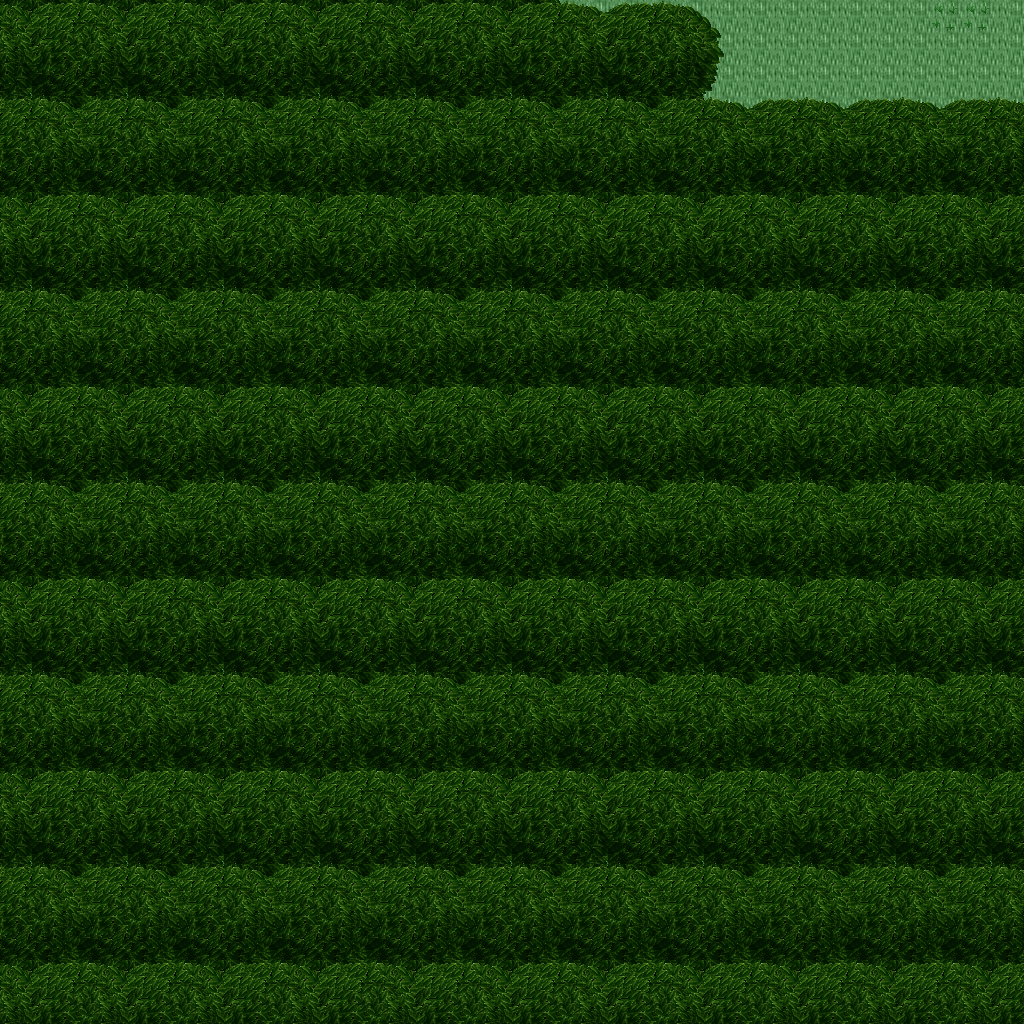

This game map was drawn from its Tiled (.tmx) file and the tilesets committed beside it. A one-line description and the trimmed map source follow:
An orthogonal 32x32 tile map with 32x32 px tiles, 5 tile layers (Ground, Objects, Objects2, Above, ...), 1 hidden layer not drawn, 29 tilesets.

<map version="1.10" tiledversion="1.11.0" orientation="orthogonal" renderorder="right-down" width="32" height="32" tilewidth="32" tileheight="32" infinite="0" nextlayerid="11" nextobjectid="1">
 <tileset firstgid="1" name="ground_ground" tilewidth="32" tileheight="32" tilecount="33" columns="3">
  <image source="../drawable/ground_ground.png" width="96" height="352" />
 </tileset>
 <tileset firstgid="34" name="plant_flower_daisy_white" tilewidth="32" tileheight="32" tilecount="8" columns="2">
  <image source="../drawable/plant_flower_daisy_white.png" width="64" height="128" />
 </tileset>
 <tileset firstgid="42" name="plant_grasses" tilewidth="32" tileheight="32" tilecount="6" columns="3">
  <image source="../drawable/plant_grasses.png" width="96" height="64" />
 </tileset>
 <tileset firstgid="48" name="plant_flower_daisy_yellow" tilewidth="32" tileheight="32" tilecount="8" columns="2">
  <image source="../drawable/plant_flower_daisy_yellow.png" width="64" height="128" />
 </tileset>
 <tileset firstgid="56" name="plant_leaves" tilewidth="32" tileheight="32" tilecount="8" columns="4">
  <image source="../drawable/plant_leaves.png" width="128" height="64" />
 </tileset>
 <tileset firstgid="64" name="building_wall_wall_brown" tilewidth="32" tileheight="32" tilecount="12" columns="3">
  <image source="../drawable/building_wall_wall_brown.png" width="96" height="128" />
 </tileset>
 <tileset firstgid="76" name="building_wall_stone" tilewidth="32" tileheight="32" tilecount="12" columns="3">
  <image source="../drawable/building_wall_stone.png" width="96" height="128" />
 </tileset>
 <tileset firstgid="88" name="plant_bush_bushes" tilewidth="32" tileheight="32" tilecount="10" columns="5">
  <image source="../drawable/plant_bush_bushes.png" width="160" height="64" />
 </tileset>
 <tileset firstgid="98" name="plant_cactus" tilewidth="32" tileheight="32" tilecount="2" columns="1">
  <image source="../drawable/plant_cactus.png" width="32" height="64" />
 </tileset>
 <tileset firstgid="100" name="plant_stump_stump_brown" tilewidth="32" tileheight="32" tilecount="4" columns="2">
  <image source="../drawable/plant_stump_stump_brown.png" width="64" height="64" />
 </tileset>
 <tileset firstgid="104" name="plant_tree_tree_darkgreen" tilewidth="32" tileheight="32" tilecount="88" columns="8">
  <image source="../drawable/plant_tree_tree_darkgreen.png" width="256" height="352" />
 </tileset>
 <tileset firstgid="192" name="building_window_window_long" tilewidth="32" tileheight="32" tilecount="3" columns="3">
  <image source="../drawable/building_window_window_long.png" width="96" height="32" />
 </tileset>
 <tileset firstgid="195" name="building_door_door_n" tilewidth="32" tileheight="32" tilecount="6" columns="3">
  <image source="../drawable/building_door_door_n.png" width="96" height="64" />
 </tileset>
 <tileset firstgid="201" name="building_roof_green" tilewidth="32" tileheight="32" tilecount="20" columns="5">
  <image source="../drawable/building_roof_green.png" width="160" height="128" />
 </tileset>
 <tileset firstgid="221" name="plant_vine" tilewidth="32" tileheight="32" tilecount="3" columns="1">
  <image source="../drawable/plant_vine.png" width="32" height="96" />
 </tileset>
 <tileset firstgid="224" name="item_corpse_skull_dark" tilewidth="32" tileheight="32" tilecount="2" columns="2">
  <image source="../drawable/item_corpse_skull_dark.png" width="64" height="32" />
 </tileset>
 <tileset firstgid="226" name="logic_creature_animal" tilewidth="32" tileheight="32" tilecount="32" columns="8">
  <image source="../drawable/logic_creature_animal.png" width="256" height="128" />
 </tileset>
 <tileset firstgid="258" name="logic_creature_elf" tilewidth="32" tileheight="32" tilecount="16" columns="8">
  <image source="../drawable/logic_creature_elf.png" width="256" height="64" />
 </tileset>
 <tileset firstgid="274" name="logic_collision" tilewidth="32" tileheight="32" tilecount="1" columns="1">
  <image source="../drawable/logic_collision.png" width="32" height="32" />
 </tileset>
 <tileset firstgid="275" name="logic_creature_human_evil" tilewidth="32" tileheight="32" tilecount="16" columns="8">
  <image source="../drawable/logic_creature_human_evil.png" width="256" height="64" />
 </tileset>
 <tileset firstgid="291" name="building_door_closed" tilewidth="32" tileheight="32" tilecount="1" columns="1">
  <image source="../drawable/building_door_closed.png" width="32" height="32" />
 </tileset>
 <tileset firstgid="292" name="logic_portal" tilewidth="32" tileheight="32" tilecount="24" columns="8">
  <image source="../drawable/logic_portal.png" width="256" height="96" />
 </tileset>
 <tileset firstgid="316" name="ground_blue_paving" tilewidth="32" tileheight="32" tilecount="2" columns="1">
  <image source="../drawable/ground_blue_paving.png" width="32" height="64" />
 </tileset>
 <tileset firstgid="318" name="ground_green_paving" tilewidth="32" tileheight="32" tilecount="18" columns="3">
  <image source="../drawable/ground_green_paving.png" width="96" height="192" />
 </tileset>
 <tileset firstgid="336" name="logic_protection" tilewidth="32" tileheight="32" tilecount="2" columns="2">
  <image source="../drawable/logic_protection.png" width="64" height="32" />
 </tileset>
 <tileset firstgid="338" name="object_rotating_crystal" tilewidth="32" tileheight="32" tilecount="48" columns="8">
  <image source="../drawable/object_rotating_crystal.png" width="256" height="192" />
 </tileset>
 <tileset firstgid="386" name="light_white_1x1" tilewidth="32" tileheight="32" tilecount="1" columns="1">
  <image source="../drawable/light_white_1x1.png" width="32" height="32" />
 </tileset>
 <tileset firstgid="387" name="light_light_5x5" tilewidth="32" tileheight="32" tilecount="25" columns="5">
  <image source="../drawable/light_light_5x5.png" width="160" height="160" />
 </tileset>
 <tileset firstgid="412" name="logic_creature_ogre" tilewidth="32" tileheight="32" tilecount="4" columns="4">
  <image source="../drawable/logic_creature_ogre.png" width="128" height="32" />
 </tileset>
 <layer id="1" name="Ground" width="32" height="32">
  <data>[1024 cells, 1024 non-empty, 1 distinct tile ids]</data>
 </layer>
 <layer id="2" name="Objects" width="32" height="32">
  <data>[1024 cells, 2 non-empty, 1 distinct tile ids]</data>
 </layer>
 <layer id="3" name="Objects2" width="32" height="32">
  <data>[1024 cells, 0 non-empty, 0 distinct tile ids]</data>
 </layer>
 <layer id="4" name="Above" width="32" height="32">
  <data>[1024 cells, 997 non-empty, 28 distinct tile ids]</data>
 </layer>
 <layer id="5" name="Above2" width="32" height="32">
  <data>[1024 cells, 2 non-empty, 2 distinct tile ids]</data>
 </layer>
 <layer id="6" name="Walkable" width="32" height="32" visible="0">
  <data>[1024 cells, 980 non-empty, 1 distinct tile ids]</data>
 </layer>
 <objectgroup id="7" name="Mapevents" />
 <objectgroup id="8" name="Spawn" />
 <objectgroup id="9" name="Keys" />
 <objectgroup id="10" name="Replace" />
</map>
